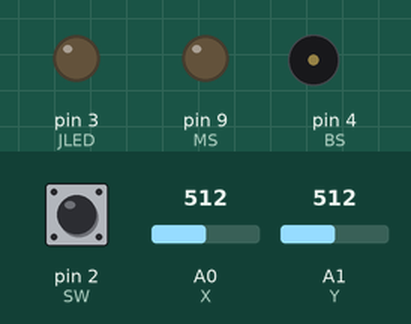
Recording of a sketch running on a simulated Arduino Uno, built with avr-gcc and run on an emulated ATmega328P. On the bench: output pins drawn as LEDs (lit = HIGH), buzzer (waves = sounding). The inputs (shaded band) are chosen by the test bench; at power-on: A0 (X) = 512, pin 2 (SW) HIGH, A1 (Y) = 512. Pins used as bus, display or sensor lines are not drawn; what the sketch prints to the serial monitor is not drawn.

Above: at 1.2 s.
1.3 s: A0 (X) set to 266
2.8 s: A0 (X) set to 248
At 3.2 s:
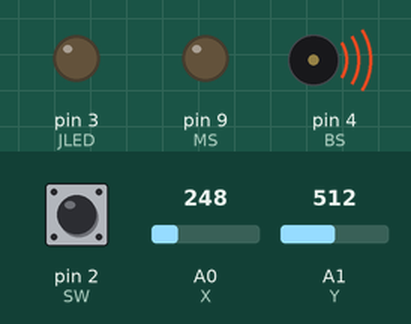
5.8 s: A0 (X) set to 760
At 11.2 s:
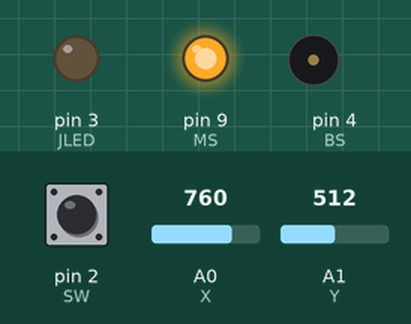
11.8 s: A0 (X) set to 122
At 12.2 s:
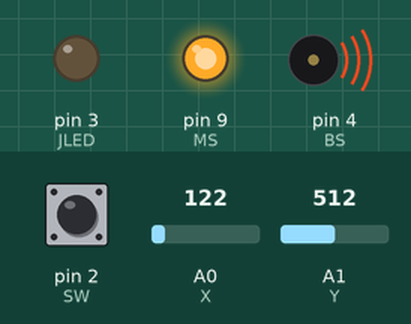
Timing chart, 0 to 15.8 s (numbered marks = the images above; inputs shaded):
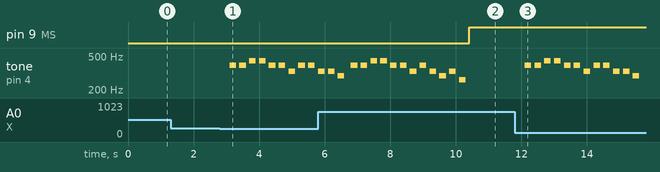

Measured:
- the behaviour switches between 256 and 255 on A0 (X) (found by bisection; images 0 and 1)
- after the input at 1.3 s, every drawn part: stays the same
- after the input at 2.8 s, tone on pin 4 (BS): plays 392 Hz for 0.20 s, 392 Hz for 0.20 s, 440 Hz for 0.20 s, 440 Hz for 0.20 s, 392 Hz for 0.20 s, 392 Hz for 0.20 s … (9 notes in this stretch), starting after 0.30 s
- after the input at 5.8 s, pin 9 (MS): LOW → HIGH after 4.6 s; tone on pin 4 (BS): goes on until 10.3 s, then stays silent
- after the input at 11.8 s, tone on pin 4 (BS): plays 392 Hz for 0.20 s, 392 Hz for 0.20 s, 440 Hz for 0.20 s, 440 Hz for 0.20 s, 392 Hz for 0.20 s, 392 Hz for 0.20 s … (12 notes in this stretch), starting after 0.30 s

The sketch:

KIMTK_TEST2.ino
```cpp
int menu = 0;
int br=0;
int x = 0;
int y = 0;
int sw = 0;

//== 조이스틱 ==================================
#define X  A0
#define Y  A1
#define SW 2
//=============================================

// == 1. Melody================================
#define BGND 7
#define BS   4
#define C 262 // 도
#define D 294 // 레
#define E 330 // 미
#define F 349 // 파
#define G 392 // 솔
#define A 440 // 라
#define B 494 // 시

int tempo = 200; // duration 옵션 값 설정
int notes[25] = { G, G, A, A, G, G, E, G, G, E, E, D, G, G, A, A, G, G, E, G, E, D, E, C };

void Melody()
{

  for (int i = 0; i < 12; i++) {

    delay (300);
    if(br==1) {
      menu=5;
      break;
    }
    tone (BS, notes[ i ], tempo);

  }
  delay(100); // 멜로디 중간에 짧게 멈추는 용도

  for (int i = 12; i < 25; i++) {

    delay (300);
    if(br==1) {
      menu=5;
      break;
    }
    tone (BS, notes[ i ], tempo);

  }
  br=0;
  noTone(BS);

}
//=============================================

//== 2. Moodlight =============================
#define MGND 8
#define MS   9

void Moodlight()
{
  digitalWrite(MS, HIGH);
}
//=============================================

//== 3. Security ==============================
#define Security_OUT 10
#define Security_VCC 11
#define Security_GND 12

void Security()
{
  int SS = digitalRead(Security_OUT);
  if (SS == 1)
  {
    for (int i = 300; i <= 750; i++)
    {
      tone(BS, i);
      delay(1);
    }
    for (int i = 750; i >= 300; i--)
    {
      tone(BS, i);
      delay(1);
    }
  }
  noTone(BS);
}
//===========================================

//== 4. Streetlamp ============================
#define JS A2 // 조도센서
#define JGND 13 // LED
#define JLED 3
#define JLED2 5
#define JLED3 6

void Streetlamp()
{
  int js = map(analogRead(JS), 0, 1023, 0, 50);
  analogWrite(JLED, js);
  analogWrite(JLED2, js);
  analogWrite(JLED3, js);
}
//==============================================

void setting()
{
  digitalWrite(MS, LOW);
  analogWrite(JLED, 0);
  analogWrite(JLED2, 0);
  analogWrite(JLED3, 0);

}

void setup() {                                  //<------------ setup()
  attachInterrupt(0, blink, FALLING);


  //== 시작 ==================================

  Serial.begin(9600);
  Serial.println(" ++++ Menu +++");
  Serial.println("1. Left - Melody");
  Serial.println("2. Right - Moodilght");
  Serial.println("3. Up - Security");
  Serial.println("4. Down - Streetlamp");
  Serial.println("5. push S/W - STOP");
  Serial.println();
  //=========================================

  //== 조이스틱 핀모드 ========================
  pinMode(X, INPUT);
  pinMode(Y, INPUT);
  pinMode(SW, INPUT_PULLUP);
  //=========================================

  // ==1. Melody ============================
  pinMode(BGND, OUTPUT);
  pinMode(BS, OUTPUT);
  digitalWrite(BGND, LOW);
  //=========================================

  //==2. Moodlight ==========================
  pinMode(MGND, OUTPUT);
  pinMode(MS, OUTPUT);
  digitalWrite(MGND, LOW);
  //=========================================

  //==3. Security ===========================
  pinMode(Security_VCC, OUTPUT);
  pinMode(Security_GND, OUTPUT);
  pinMode(Security_OUT, INPUT_PULLUP);
  digitalWrite(Security_VCC, HIGH);
  digitalWrite(Security_GND, LOW);
  //=========================================

  // ==4. Streetlamp ========================
  pinMode(JS, INPUT_PULLUP);
  pinMode(JGND, OUTPUT);
  pinMode(JLED, OUTPUT);
  digitalWrite(JGND, LOW);
  //=========================================

}

void loop() {                                    // <------------ loop()
  x = map(analogRead(X), 0, 1023, 0, 100);
  y = map(analogRead(Y), 0, 1023, 0, 100);
  sw = digitalRead(SW);

  if (x < 25 ) menu = 1;
  else if (x > 70 ) menu = 2;
  else if (y < 25 ) menu = 3;
  else if (y > 70 ) menu = 4;
  else if (sw == 0)  menu = 5;

  switch (menu) {
    case 1:
      Melody();
      break;
    case 2:
      Moodlight();
      break;
    case 3:
      Security();
      break;
    case 4:
      Streetlamp();
      break;
    case 5:
      setting();
      menu=5;
      break;

  }
}

// == 인터럽트 =================================
void blink()
  {
    sw = digitalRead(SW);
    if(sw==0) br=1;

  }
//=============================================
```
